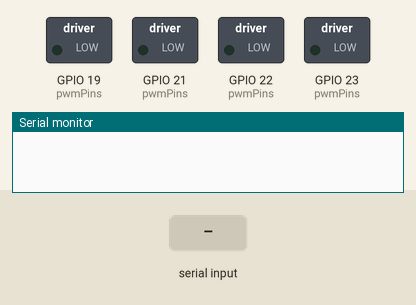
A sketch run on a simulated ESP32. Parts: switched loads named in the sketch (green lamp = pin HIGH), the last lines printed to the serial monitor. The test bench sets the inputs (shaded band). Nothing arrives over Bluetooth unless stated.

Above: at 1.7 s.
1.8 s: "F" received over Serial
At 3.0 s:
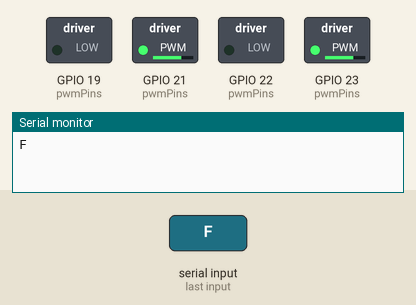
3.3 s: "B" received over the second serial link
At 3.7 s:
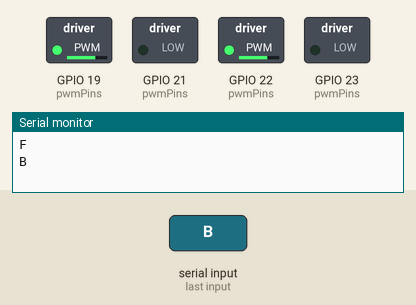
4.8 s: "L" received over Serial
At 6.0 s:
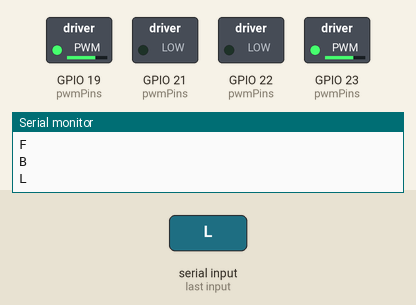
6.3 s: "R" received over the second serial link
At 7.1 s:
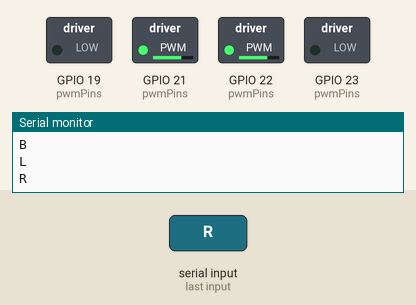
7.8 s: "G" received over Serial
At 8.3 s:
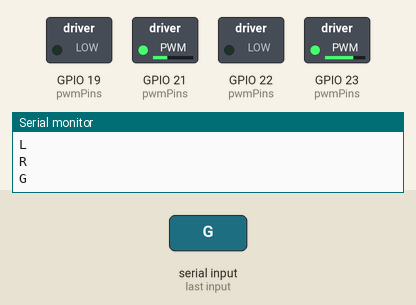
9.3 s: "H" received over the second serial link
At 10.8 s:
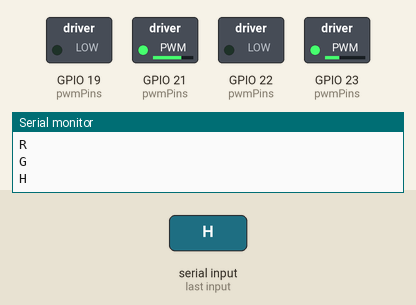
Timing chart, 0 to 11.8 s (numbered marks = the images above; inputs shaded):
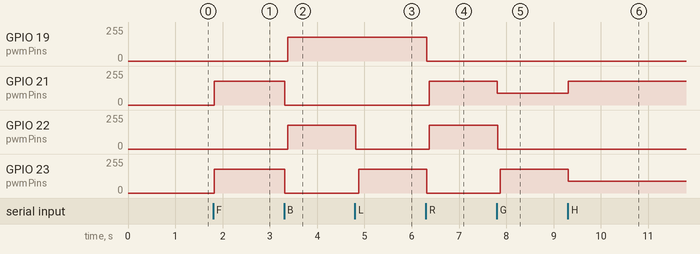

The sketch:

soccer_bot_control.ino
```cpp
/*
 * ESP32 Bluetooth Soccer Robot - Firmware v1.1.0
 *
 * Board        : ESP32-WROOM (30-pin)
 * Motor Drivers: 2x BTS7960
 * Motors       : 2x 37GB 800 RPM metal gear motors
 * Control      : Bluetooth Serial + USB Serial
 * PWM          : 20 kHz, 8-bit
 *
 * Author: Farhan Shahriar Shihab
 */

#include <Arduino.h>
#include <BluetoothSerial.h>
#include <esp_arduino_version.h>

BluetoothSerial SerialBT;

/* ---------- MOTOR PINS ---------- */
// Left driver
const int L_RPWM = 21;   // forward
const int L_LPWM = 19;   // backward

// Right driver
const int R_RPWM = 23;   // forward
const int R_LPWM = 22;   // backward

/* ---------- PWM SETTINGS ---------- */
const int PWM_FREQ = 20000;   // 20 kHz (no audible motor whine)
const int PWM_RES  = 8;       // 8-bit resolution (0-255)

#if ESP_ARDUINO_VERSION_MAJOR >= 3

// ESP32 Arduino core 3.x: attach by pin
bool pwmInit() {
  const int pins[4] = { L_RPWM, L_LPWM, R_RPWM, R_LPWM };
  bool success = true;

  for (int i = 0; i < 4; i++) {
    if (ledcAttach(pins[i], PWM_FREQ, PWM_RES)) {
      ledcWrite(pins[i], 0);
    } else {
      success = false;
    }
  }
  return success;
}

void pwmWrite(int pin, int duty) {
  ledcWrite(pin, constrain(duty, 0, 255));
}

#else

// ESP32 Arduino core 2.x: use LEDC channels
const int pwmPins[4] = { L_RPWM, L_LPWM, R_RPWM, R_LPWM };

bool pwmInit() {
  for (int i = 0; i < 4; i++) {
    ledcSetup(i, PWM_FREQ, PWM_RES);
    ledcAttachPin(pwmPins[i], i);
    ledcWrite(i, 0);
  }
  return true;
}

void pwmWrite(int pin, int duty) {
  for (int i = 0; i < 4; i++) {
    if (pwmPins[i] == pin) {
      ledcWrite(i, constrain(duty, 0, 255));
      return;
    }
  }
}

#endif

/* ---------- TUNING ---------- */
const int ACCEL_STEP = 28;                    // PWM added per ramp step when speeding up
const int DECEL_STEP = 40;                    // PWM removed per ramp step when slowing down
const unsigned long RAMP_MS = 4;              // time between ramp steps
const unsigned long REVERSAL_DELAY_MS = 30;   // pause at zero when reversing direction
const int  BRAKE_BELOW = 30;                  // brake when |speed| drops below this
const bool USE_BRAKE   = false;               // true = active brake when stopping

/* ---------- STATE ---------- */
int  Speed = 180;           // default speed (app slider 5)
char lastCmd = 'S';         // last movement command received
bool wasConnected = false;  // previous Bluetooth connection state
bool pwmReady = false;      // true once PWM is set up

int targetL = 0, targetR = 0;   // requested speed per side
int curL = 0,    curR = 0;      // speed currently applied per side

unsigned long holdL = 0, holdR = 0;   // reversal hold timers
unsigned long lastRamp = 0;

/* ---------- MOTOR OUTPUT ---------- */
// value: -255..255 (positive = forward, negative = backward)
void setMotor(int fwdPin, int bwdPin, int value, bool brake) {
  value = constrain(value, -255, 255);

  if (value > 0) {
    pwmWrite(bwdPin, 0);
    pwmWrite(fwdPin, value);
  } else if (value < 0) {
    pwmWrite(fwdPin, 0);
    pwmWrite(bwdPin, -value);
  } else if (brake) {
    pwmWrite(fwdPin, 255);
    pwmWrite(bwdPin, 255);
  } else {
    pwmWrite(fwdPin, 0);
    pwmWrite(bwdPin, 0);
  }
}

/* ---------- EMERGENCY STOP ---------- */
void emergencyStop() {
  lastCmd = 'S';
  targetL = targetR = 0;
  curL = curR = 0;
  holdL = holdR = 0;

  if (pwmReady) {
    setMotor(L_RPWM, L_LPWM, 0, USE_BRAKE);
    setMotor(R_RPWM, R_LPWM, 0, USE_BRAKE);
  }
}

/* ---------- RAMP CONTROL ---------- */
int stepToward(int cur, int tgt) {
  if (cur == tgt) return cur;

  bool speedingUp = (abs(tgt) > abs(cur)) && (cur == 0 || ((cur > 0) == (tgt > 0)));
  int step = speedingUp ? ACCEL_STEP : DECEL_STEP;

  if (tgt > cur) return min(cur + step, tgt);
  return max(cur - step, tgt);
}

int stepSide(int cur, int tgt, unsigned long &hold, unsigned long now) {
  if (now < hold) return 0;

  // Direction change: slow down to zero first, pause, then go the other way
  bool opposite = cur != 0 && tgt != 0 && ((cur > 0) != (tgt > 0));
  if (opposite) tgt = 0;

  int next = stepToward(cur, tgt);
  if (opposite && next == 0) hold = now + REVERSAL_DELAY_MS;

  return next;
}

/* ---------- UPDATE MOTORS (non-blocking) ---------- */
void updateMotors() {
  if (!pwmReady) return;

  unsigned long now = millis();
  if (now - lastRamp < RAMP_MS) return;
  lastRamp = now;

  curL = stepSide(curL, targetL, holdL, now);
  curR = stepSide(curR, targetR, holdR, now);

  bool brakeL = USE_BRAKE && targetL == 0 && abs(curL) < BRAKE_BELOW;
  bool brakeR = USE_BRAKE && targetR == 0 && abs(curR) < BRAKE_BELOW;

  if (brakeL) curL = 0;
  if (brakeR) curR = 0;

  setMotor(L_RPWM, L_LPWM, curL, brakeL);
  setMotor(R_RPWM, R_LPWM, curR, brakeR);
}

/* ---------- MOVEMENT COMMANDS ---------- */
void setTarget(int l, int r) {
  targetL = constrain(l, -255, 255);
  targetR = constrain(r, -255, 255);
}

void applyMove(char c) {
  switch (c) {
    case 'F': setTarget( Speed,      Speed);      break;   // forward
    case 'B': setTarget(-Speed,     -Speed);      break;   // backward
    case 'L': setTarget(-Speed,      Speed);      break;   // spin left
    case 'R': setTarget( Speed,     -Speed);      break;   // spin right
    case 'G': setTarget( Speed / 2,  Speed);      break;   // forward left
    case 'H': setTarget( Speed,      Speed / 2);  break;   // forward right
    case 'I': setTarget(-Speed / 2, -Speed);      break;   // backward left
    case 'J': setTarget(-Speed,     -Speed / 2);  break;   // backward right
    case 'S': setTarget(0, 0);                    break;   // stop
  }
}

/* ---------- SPEED CONTROL ---------- */
void setSpeed(int s) {
  Speed = constrain(s, 0, 255);
  applyMove(lastCmd);   // apply the new speed to the current movement right away
}

/* ---------- COMMAND HANDLER ---------- */
void handleCommand(char c) {
  switch (c) {
    // Speed commands (app slider 0-9)
    case '0': setSpeed(0);   break;
    case '1': setSpeed(100); break;
    case '2': setSpeed(120); break;
    case '3': setSpeed(140); break;
    case '4': setSpeed(160); break;
    case '5': setSpeed(180); break;
    case '6': setSpeed(200); break;
    case '7': setSpeed(220); break;
    case '8': setSpeed(240); break;
    case '9':               // '9' and 'q' both set full speed
    case 'q': setSpeed(255); break;

    // Movement commands
    case 'F': case 'B': case 'L': case 'R':
    case 'G': case 'H': case 'I': case 'J':
    case 'S':
      lastCmd = c;          // remember it so speed changes apply instantly
      applyMove(c);
      Serial.println(c);    // print movement commands only
      break;

    default: break;
  }
}

/* ---------- SETUP ---------- */
void setup() {
  Serial.begin(115200);
  delay(500);

  pwmReady = pwmInit();
  if (!pwmReady) return;   // do not start if PWM setup failed

  emergencyStop();
  SerialBT.begin("SoccerBot");   // Bluetooth device name
}

/* ---------- MAIN LOOP ---------- */
void loop() {
  if (!pwmReady) return;

  // Failsafe: stop the robot if Bluetooth disconnects
  bool connected = SerialBT.hasClient();
  if (wasConnected && !connected) emergencyStop();
  wasConnected = connected;

  // Bluetooth commands
  while (SerialBT.available() > 0) handleCommand(SerialBT.read());

  // USB Serial Monitor commands (for bench testing)
  while (Serial.available() > 0) handleCommand(Serial.read());

  updateMotors();
}
```

Measured:
- after the input at 1.8 s, GPIO 21 (pwmPins), GPIO 23 (pwmPins): 0/255 → 179/255 at once
- after the input at 3.3 s, GPIO 19 (pwmPins), GPIO 22 (pwmPins): 0/255 → 179/255 after 0.07 s; GPIO 21 (pwmPins), GPIO 23 (pwmPins): 179/255 → 0/255 at once
- after the input at 4.8 s, GPIO 22 (pwmPins): 179/255 → 0/255 at once; GPIO 23 (pwmPins): 0/255 → 179/255 after 0.08 s
- after the input at 6.3 s, GPIO 19 (pwmPins), GPIO 23 (pwmPins): 179/255 → 0/255 at once; GPIO 21 (pwmPins), GPIO 22 (pwmPins): 0/255 → 179/255 after 0.07 s
- after the input at 7.8 s, GPIO 21 (pwmPins): 179/255 → 90/255 at once; GPIO 22 (pwmPins): 179/255 → 0/255 at once; GPIO 23 (pwmPins): 0/255 → 179/255 after 0.08 s
- after the input at 9.3 s, GPIO 21 (pwmPins): 90/255 → 179/255 at once; GPIO 23 (pwmPins): 179/255 → 90/255 at once
